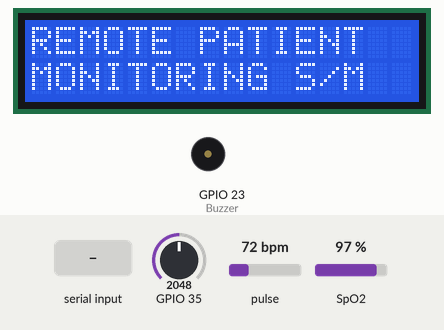
A sketch run on a simulated ESP32. Parts: 16×2 character LCD, buzzer (waves = sounding, pin HIGH). The test bench sets the inputs (shaded band); at power-on: pulse 72 bpm, SpO2 97 %, GPIO 35 = 2048. What the sketch prints to the serial monitor is not drawn.

Above: at 2.2 s.
2.3 s: "A" received over the second serial link
At 3.7 s:
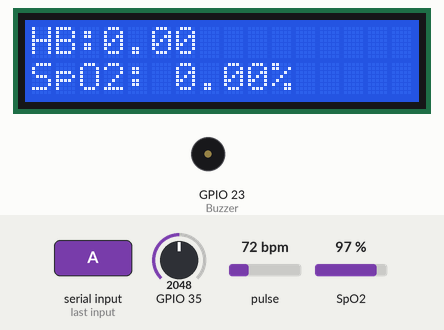
5.3 s: pulse set to 42 bpm
At 5.8 s:
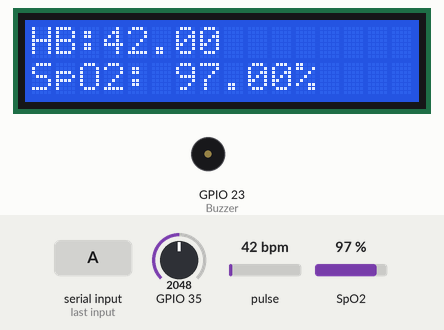
8.3 s: SpO2 set to 80 %
At 9.5 s:
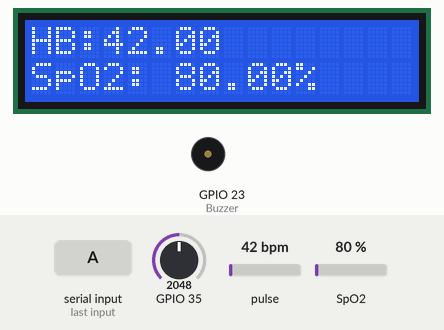
10.5 s: pulse set to 70 bpm
At 11.6 s:
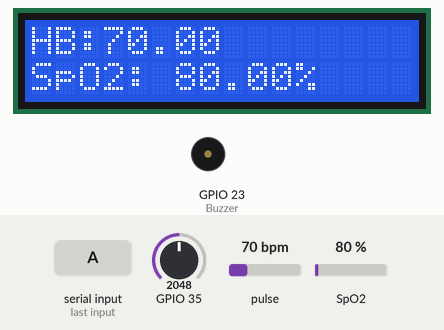
12.6 s: SpO2 set to 85 %
At 13.5 s:
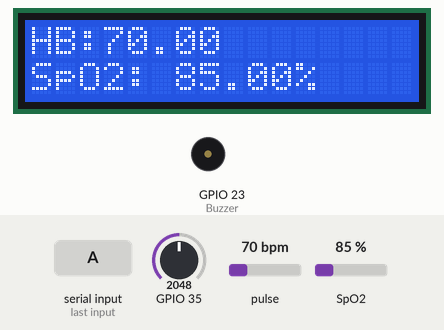
Timing chart, 0 to 15.6 s (numbered marks = the images above; inputs shaded):
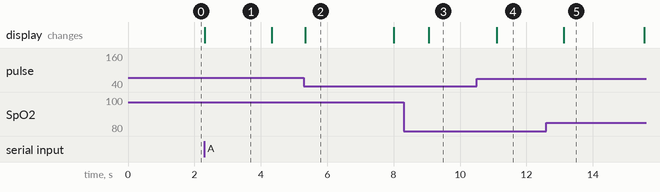

The sketch:

ESP32_LAP_DB.ino
```cpp
#include <LiquidCrystal.h>
#include <stdio.h>
#include <stdlib.h>
#include <string.h>


#define heart 13

const int rs = 15, en = 2, d4 =4 , d5 = 5, d6 = 18, d7 = 19;
LiquidCrystal lcd(rs, en, d4, d5, d6, d7);


int Buzzer=23;


#include <Wire.h>
#include "MAX30100_PulseOximeter.h"

#define REPORTING_PERIOD_MS     1000

float BPM, SpO2;
int count=0;


PulseOximeter pox;
uint32_t tsLastReport = 0;

char ch;

 #ifdef __cplusplus
  extern "C" {
 #endif

  uint8_t temprature_sens_read();

#ifdef __cplusplus
}
#endif

uint8_t temprature_sens_read();


void onBeatDetected()
{
  Serial.println("Beat Detected!");
}


void setup()
{

  pinMode(Buzzer,OUTPUT);
  lcd.begin(16, 2);
  Serial.begin(9600);  //Initialize serial
  Serial2.begin(9600);
   lcd.clear();
  lcd.print("REMOTE PATIENT");
  lcd.setCursor(0, 1);
  lcd.print("MONITORING S/M");
  delay(1000);
  Serial.println("FACE RECOGNITION BASED DATA MONITORING ");
    Serial.print("Initializing pulse oximeter..");

  if (!pox.begin()) {
    Serial.println("FAILED");
    for (;;);
  } else {
    Serial.println("SUCCESS");

    pox.setOnBeatDetectedCallback(onBeatDetected);
  }

  pox.setIRLedCurrent(MAX30100_LED_CURR_7_6MA);
}
void Init_spo2()
{
   Serial.print("Initializing pulse oximeter..");
  if (!pox.begin()) {
    Serial.println("FAILED");
    for (;;);
  } else {
    Serial.println("SUCCESS");

    pox.setOnBeatDetectedCallback(onBeatDetected);
  }

  pox.setIRLedCurrent(MAX30100_LED_CURR_7_6MA);


}
void loop()
{

  if(Serial2.available()>0)
  {
    ch=Serial2.read();

    Serial.println(ch);

    if(ch=='A')
    {
      while(1)
      {
        int i=0;
        while(i<10000)
        {
            pox.update();
            BPM = pox.getHeartRate();
            SpO2 = pox.getSpO2();

            if (millis() - tsLastReport > REPORTING_PERIOD_MS)
            {

              Serial.print("HB: ");
              Serial.println(BPM);

              Serial.print("SpO2: ");
              Serial.print(SpO2);
              Serial.println("%");
               lcd.clear();
               lcd.print("HB:");
               lcd.print(BPM);
               lcd.setCursor(0, 1);
              lcd.print("SpO2: ");
              lcd.print(SpO2);

              lcd.print("%");


              Serial.println("*********************************");
              Serial.println();


              tsLastReport = millis();
            }
    //        delay(500);
            i++;
        }
          TEMP_READ();
        }
    }
  }
}
void TEMP_READ()
{
  int adcVal = analogRead(35);
  float milliVolt = adcVal * (5000.0 / 4096);
  float temp35 = milliVolt / 10;
  if(temp35>40)
  temp35=37.0;
  Serial.print("$Temperature: ");
  Serial.print(temp35);   // print the temperature in °C
  Serial.println("°C#");
   lcd.clear();
          lcd.print("TEMP: ");
          lcd.print(temp35);
          lcd.print("C");


  delay(1000);
  if((SpO2>10)&&(BPM>10))
  {
// String one = SpO2;
        String two = ",";
//        String three = BPM;
        String message = SpO2+two+BPM+two+temp35;

        // Convert String to char array
        int str_len = message.length() + 1;
        char textmessage[str_len];
        message.toCharArray(textmessage,str_len);
        Serial.println(textmessage);
        Serial2.println(textmessage);
 Init_spo2();
  }
Init_spo2();
}
```

Measured:
- after the input at 2.3 s, the display: changes at once (image 1)
- after the input at 5.3 s, the display: changes at once (image 2)
- after the input at 8.3 s, the display: changes after 0.76 s (image 3)
- after the input at 10.5 s, the display: changes after 0.60 s (image 4)
- after the input at 12.6 s, the display: changes after 0.52 s (image 5)
- what the display in image 1 shows lasts 2.0 s, from 2.3 s to 4.3 s
- what the display in image 2 shows lasts 2.7 s, from 5.3 s to 8.0 s
